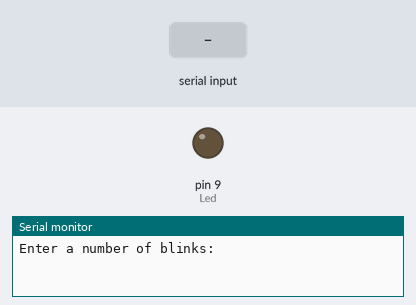
Recording of a sketch running on a simulated Arduino Uno, built with avr-gcc and run on an emulated ATmega328P. Shown: output pins drawn as LEDs (lit = HIGH), the last lines printed to the serial monitor. Dashed ring = blinking. The test bench sets the inputs (shaded band).

Above: at 1.2 s.
1.3 s: "90,45\n" received over Serial
At 1.9 s:
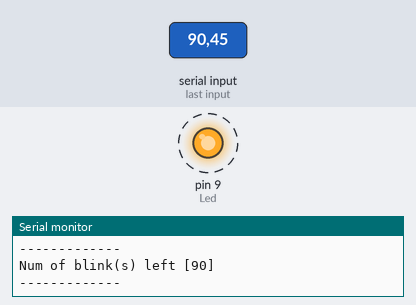
Timing chart, 0 to 10.3 s (numbered marks = the images above; inputs shaded):
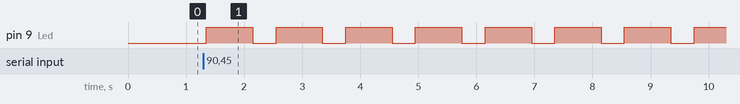

The sketch:

prog_Read_Led_blinks.ino
```cpp
String Msg1="Enter a number of blinks: ";
String Msg2="LED is going to blink [";
String Msg3="] time(s)";
String Msg4="Num of blink(s) left [";
String Msg5="] ";
int Led=9;
int NumB;
const int Space=1;
const int Wait=2000;
const int ON=800;
const int OFF=400;

/////////////////////////
void setup() {
  pinMode(Led,OUTPUT);
  Serial.begin(9600);

}
/////////////////////////
void loop() {
  for(int i=0;i<Space;i++){
    Serial.println();
  }

  Serial.println(Msg1);
  while (Serial.available()==0 ){}

  NumB=Serial.parseInt();
  Serial.println("-------------");
  Serial.print(Msg2);
  Serial.print(NumB);
  Serial.println(Msg3);
  Serial.println("-------------");

  for (int j=NumB;j>0;j--){
    Serial.print(Msg4);
    Serial.print(j);
    Serial.println(Msg5);
    Serial.println("-------------");

    digitalWrite(Led,HIGH);
    delay(ON);
    digitalWrite(Led,LOW);
    delay(OFF);

  }

  Serial.println("Num of blink(s) left [0]");
  Serial.print("==================================");
  delay(Wait);
}
```

Measured:
- after the input at 1.3 s, pin 9 (Led): alternates HIGH for 0.80 s and LOW for 0.40 s, starting after 0.05 s
